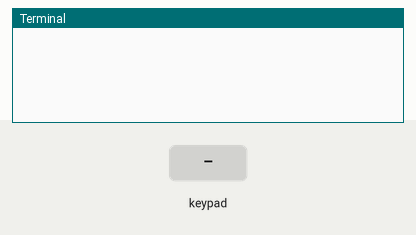
Bench run of a program on a simulated Raspberry Pi (header pin numbers). Parts: the last lines printed to the terminal. The test bench sets the inputs (shaded band).

Above: at 1.2 s.
1.3 s: key 'A' pressed
At 1.8 s:
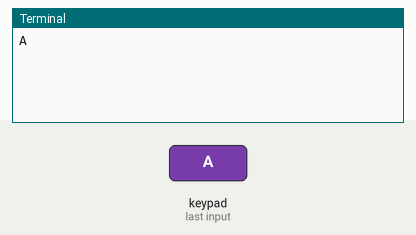
2.8 s: key 'B' pressed
At 3.9 s:
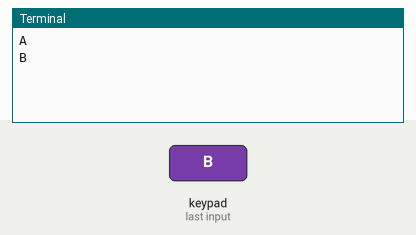
4.3 s: key 'C' pressed
At 5.4 s:
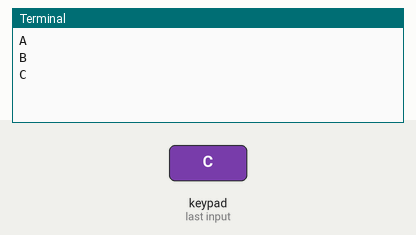
5.8 s: key '*' pressed
At 6.5 s:
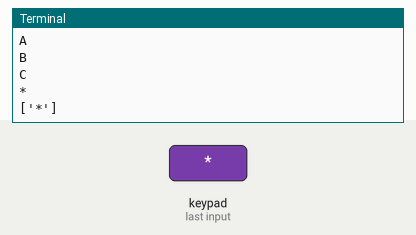
7.3 s: key '0' pressed
At 8.5 s:
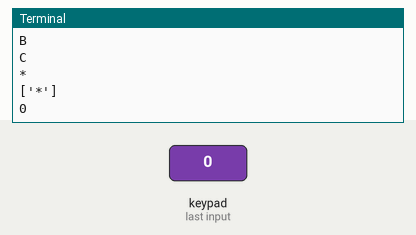
8.8 s: key '*' pressed
At 9.8 s:
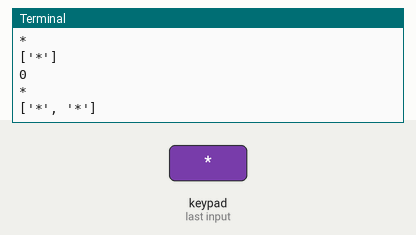

The program:

keypad.py
```python
#author = Danu andrean
#keypad 4*4


import RPi.GPIO as GPIO
import time
import getpass


GPIO.setmode(GPIO.BOARD)
MATRIX = [ [1,2,3,'A'],
           [4,5,6,'B'],
           [7,8,9,'C'],
           ['*',0,'#','D'] ]

ROW = [37,35,33,31]
COL = [29,15,13,11]

pas = [1,2,3]
verify = []


for j in range (4):
       GPIO.setup(COL[j], GPIO.OUT)
       GPIO.output(COL[j], 1)

for i in range (4):
       GPIO.setup(ROW[i], GPIO.IN, pull_up_down = GPIO.PUD_UP)

try:
      while(True):
              for j in range(4):
                    GPIO.output(COL[j],0)
                    ##codice qua##
                    for i in range(4):
                         if GPIO.input(ROW[i]) == 0:
                               value = MATRIX[i][j]
			       print (value)
			       if(value):
			       	      if(value <= str(len(pas))):
				     		verify.append(value)
				      		print(verify)
			       if(value=="D"):
			              if(pas==verify):
				      		print("data benar")
						pas_done = True
				      else:
						verify=[]
                               while(GPIO.input(ROW[i]) == 0):
                                      pass
                    GPIO.output(COL[j],1)

              time.sleep(0.01)


except KeyboardInterrupt:
	GPIO.cleanup()


#main
if(value):
	print("ok")
```

Measured:
- after the input at 1.3 s, the terminal: prints a new line at once (image 1)
- after the input at 2.8 s, the terminal: prints a new line at once (image 2)
- after the input at 4.3 s, the terminal: prints a new line at once (image 3)
- after the input at 5.8 s, the terminal: prints a new line at once (image 4)
- after the input at 7.3 s, the terminal: prints a new line at once (image 5)
- after the input at 8.8 s, the terminal: prints a new line at once (image 6)
